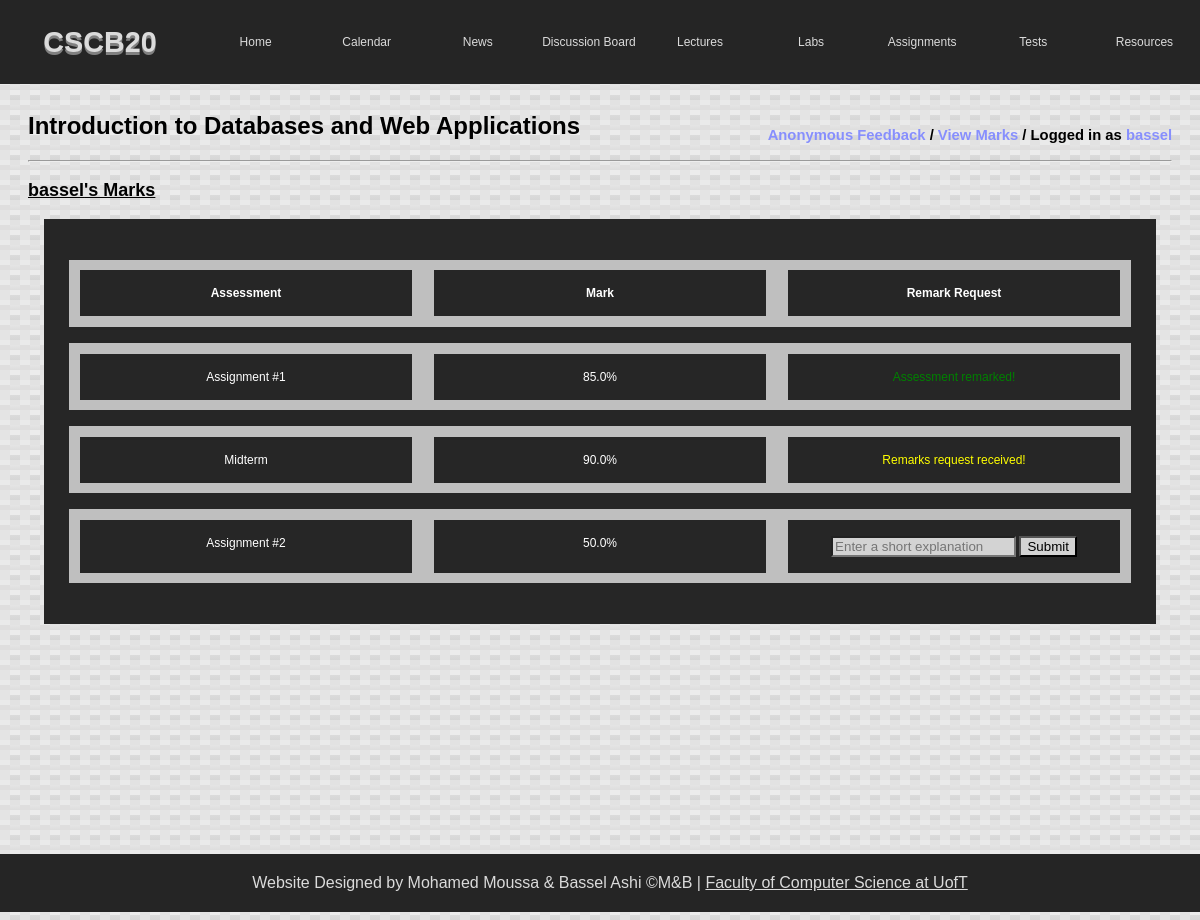
The app's page /mymarks (signed in), older data.
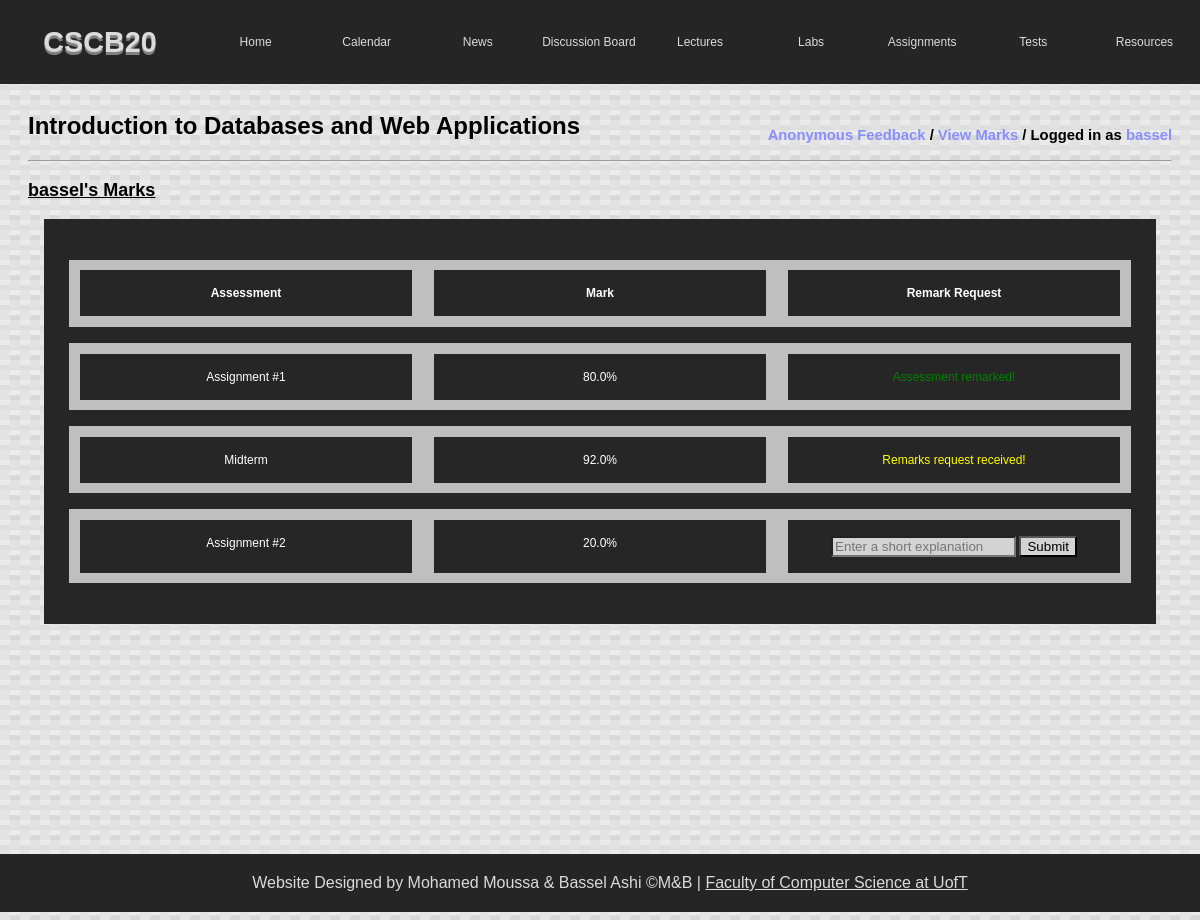
The same page, newer data.
### tables this page shows
CREATE TABLE "users" (
	"id"	INTEGER PRIMARY KEY AUTOINCREMENT,
	"username"	TEXT,
	"password"	TEXT,
	"role_id"	INTEGER,
	FOREIGN KEY("role_id") REFERENCES "roles"("id")
);

CREATE TABLE "marks" (
	"id"	INTEGER PRIMARY KEY AUTOINCREMENT,
	"user_id"	INTEGER,
	"assessment_id"	INTEGER,
	"percentage"	REAL,
	FOREIGN KEY("user_id") REFERENCES "users"("id"),
	FOREIGN KEY("assessment_id") REFERENCES "assessments"("id")
);

CREATE TABLE "assessments" (
	"id"	INTEGER PRIMARY KEY AUTOINCREMENT,
	"title"	TEXT
);

### app.py (the view)
@app.route('/mymarks')
def mymarks():
    username = session.get('user')
    if username is None:
        return redirect('login')
    roleid = getRank(username)
    if roleid != '2':
        return redirect('index')
    userId = getUserId(username)
    marks = getMarks(userId)
    return render_template('mymarks.html', username=username, roleid=getRank(username), marks=marks)

### app.py (called while the page is built)
def get_db():
    db = getattr(g, '_database', None)
    if db is None:
        db = g._database = sqlite3.connect(DATABASE)
    return db

def query_db(query, args=(), one=False):
    cur = get_db().execute(query, args)
    rv = cur.fetchall()
    cur.close()
    return (rv[0] if rv else None) if one else rv

def make_dicts(cursor, row):
    return dict((cursor.description[idx][0], value)
                for idx, value in enumerate(row))

@app.teardown_appcontext
def close_connection(exception):
    db = getattr(g, '_database', None)
    if db is not None:
        db.close()

def getRank(username):
    db = get_db()
    db.row_factory = make_dicts
    user = query_db(
        "SELECT role_id FROM users WHERE username = ?", [username], one=True)
    return str(user['role_id'])

def getUserId(username):
    db = get_db()
    db.row_factory = make_dicts
    user = query_db(
        "SELECT id FROM users WHERE username = ?", [username], one=True)
    return str(user['id'])

def getMarks(user_id):
    db = get_db()
    db.row_factory = make_dicts
    marks = query_db(
        "SELECT m.user_id, m.assessment_id, m.percentage, a.title, r.done FROM marks m LEFT JOIN assessments a on a.id = m.assessment_id LEFT JOIN remarks r on a.id = r.assessment_id WHERE m.user_id = ?", [user_id], one=False)
    if len(marks) == 0:
        return None
    return marks

### templates/mymarks.html (shortened to what this page needs)
<!DOCTYPE html>
<html>
    <head>
        <link rel="stylesheet" type="text/css" href="{{ url_for('static',filename='styles/main.css') }}">
        <link rel="stylesheet" type="text/css" href="{{ url_for('static',filename='styles/mymarks.css') }}">
    </head>
    <body>
        <div class="header">
            <div class="logo">
                <h1>CSCB20</h1>
            </div>
            <div class="nav">
                <a class="nav-item" href="index">Home</a>
                <a class="nav-item" href="calendar">Calendar</a>
                <a class="nav-item" href="news">News</a>
                <a class="nav-item" href="https://piazza.com/class/k5l8ww7kz8l6f0">Discussion Board</a>
                <a class="nav-item" href="lectures">Lectures</a>
                <a class="nav-item" href="labs">Labs</a>
                <a class="nav-item" href="assignments">Assignments</a>
                <a class="nav-item" href="tests">Tests</a>
                <a class="nav-item" href="resources">Resources</a>
            </div>
        </div>
        <div class="pageContent">
            <div class="courseHeader">
                <h2>
                    Introduction to Databases and Web Applications
                    <p class="user">
                        {% if roleid == '2' %}
                        <a href="feedback">Anonymous Feedback</a>
                        /
                        <a href="mymarks">View Marks</a>
                        {% else %}
                        <a href="studentfeedback">Student Feedback</a>
                        /
                        <a href="studentmarks">Student Marks</a>
                        {% endif %}
                        /
                        Logged in as
                        <a href="logout">{{ username }}</a>
                    </p>
                </h2>
                <hr>
            </div>
            <section id="marksDisplayed">
                <h3>
                    {{ username }}'s Marks
                </h3>
            </section>
            {% if marks == None %}
            <p>There are no current available marks yet!</p>
            {% else %}
            <section id="table">
                <div class="table">
                    <div class="wrap">
                        <div class="row">
                            <ul class="titles">
                                <li class="week"><strong>Assessment</strong></li>
                                <li class="lab"><strong>Mark</strong></li>
                                <li class="solutions"><strong>Remark Request</strong></li>
                            </ul>
                        </div>
                        <form action="{{ url_for('submitremark') }}" method="POST">
                            {% for mark in marks %}
                            <div class="row">
                                <ul>
                                    <li class="assessment">{{mark['title']}}</li>
                                    <li class="mark">{{mark['percentage']}}%</li>
                                    <li class="remark">
                                        {% if mark['done'] is none %}
                                        <input class="remarkText" name="reason{{mark['assessment_id']}}"
                                            placeholder="Enter a short explanation">
                                        <button class="remarkBtn" name="submit"
                                            value="{{mark['assessment_id']}}">Submit</button>
                                        {% elif mark['done'] == 0 %}
                                        <span style="color: yellow;">Remarks request received!</span>
                                        {% elif mark['done'] == 1 %}
                                        <span style="color: green;">Assessment remarked!</span>
                                        {% endif %}
                                    </li>
                                </ul>
                            </div>
                            {% endfor %}
                        </form>
                    </div>
                </div>
            </section>
            {% endif %}
        </div>
        <div class="footer">
            Website Designed by Mohamed Moussa & Bassel Ashi &copy;M&B |
            <a target="_blank" href="https://www.utsc.utoronto.ca/cms/computer-science-1">Faculty of Computer Science at
                UofT</a>
        </div>
    </body>

### static/styles/main.css (style rules this page uses)
body { background: linear-gradient(27deg, #eaeaea 5px, transparent 5px) 0 5px, linear-gradient(207deg, #eaeaea 5px, transparent 5px) 10px 0px, linear-gradient(27deg, #dfdede 5px, transparent 5px) 0px 10px, linear-gradient(207deg, #dfdede 5px, transparent 5px) 10px 5px, linear-gradient(90deg, #e4e4e4 10px, transparent 10px), linear-gradient(#e2e2e2 25%, #e5e5e5 25%, #dddddd 50%, transparent 50%, transparent 75%, #dbdbdb 75%, #d6d6d6); background-color: #ececec; background-size: 20px 20px; font-family: Verdana, Geneva, Tahoma, sans-serif; }
.logo { font-family: Arial, Helvetica, sans-serif; font-weight: bold; font-size: 1.2vw; flex: 1; text-align: center; text-shadow: 0 3px #808080; color: #dbdbdb; }
.header { position: fixed; display: flex; flex-wrap: wrap; align-items: center; overflow: hidden; top: 0; left: 0; width: 100%; justify-content: center; background-color: #252525; }
.nav { flex: 5; text-align: left; display: flex; flex-wrap: wrap; }
.nav a:link { text-decoration: none; }
.nav-item { flex: 1; flex-grow: 1; text-align: center; color: #dbdbdb; padding: 35px 0px 35px 0px; font-size: 1vw; }
.footer { background-color: #252525; color: #dbdbdb; padding: 20px; margin-left: -10px; text-align: center; left: 0; width: 100%; font-size: 2vh; position: absolute; bottom: 0; }
.footer a { color: #dbdbdb; }
p { font-size: 1.85vh; }
h2 { font-size: 3vh; }
h3 { text-decoration: underline; font-size: 2.25vh; }
li { margin: 1.32vh; font-size: 1.85vh; }
.courseHeader { display: inline; }
.user { float: right; vertical-align: middle; }

### static/styles/mymarks.css (style rules this page uses)
body { position: relative; min-height: calc(var(--vh, 1vh) * 100); overflow-x: hidden; padding: 0; }
.pageContent { margin-top: 7.0rem; padding-bottom: 5.0rem; padding-left: 20px; padding-right: 20px; }
.pageContent a:link { color: #878ffd; text-decoration: none; }
.table { background-color: #262626; box-sizing: border-box; margin: 16px; display: flex; padding: 25px; align-items: center; text-align: center; justify-content: center; }
.wrap { flex: 1; }
.wrap li { flex:1; display: inline; padding: 0; }
.row { background-color: #bfbfbf; padding: 0; transition: .4s; }
.row li { background-color: #262626; padding: 16px; color: #fff; font-family: Verdana, Geneva, Tahoma, sans-serif; font-size: 1vw; text-align: center; justify-content: center; align-items: center; }
.row ul { display: flex; padding: 0; }
.remarkBtn { transition-duration: 0.3s; background-color: lightgray; outline: none; }
.remarkText { outline:none; background-color: lightgray; }

Row changes from the older to the newer data that the page shows:
changed marks "Assignment #1": percentage "85.0" → "80.0"
changed marks "Midterm": percentage "90.0" → "92.0"
changed marks "Assignment #2": percentage "50.0" → "20.0"
